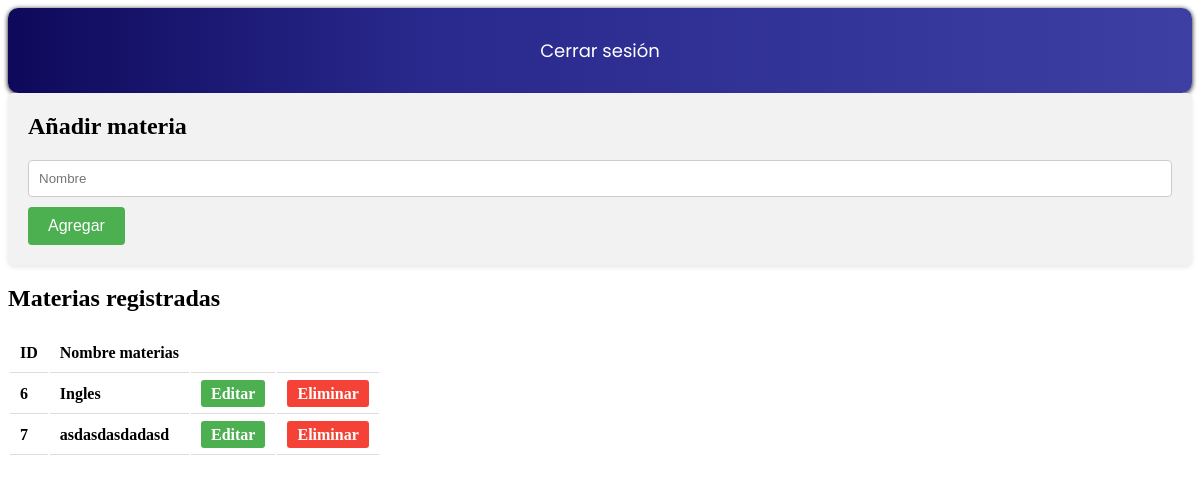
/Proyecto-notas--Juan/Materias/index_materias.php, run on the app's committed database.
### tables this page shows
CREATE TABLE `materias` (
  `ID_MATERIA` int(15) NOT NULL,
  `MATERIA` varchar(30) NOT NULL
);

### Proyecto-notas--Juan/Materias/index_materias.php (the view, shortened to what this page needs)
<?php
$con = connection();
$sql = "SELECT * FROM materias";
$query = mysqli_query($con, $sql);
?>
<!DOCTYPE html>
<html lang="es">
<head>
</head>
<body>
    <div class="navbar">
        <a class="active" href="../Inicio.php">Cerrar sesión</a>
    </div>
    <div class="users-form">
        <h1>Añadir materia</h1>
        <form action="insert_materias.php" method="POST" class="Formu">
            <input class="info" type="text" name="namema" placeholder="Nombre">
            <input class="btnA" type="submit" value="Agregar">
        </form>
    </div>
    <div class="users-table">
        <h2> Materias registradas </h2>
        <table class="tablita">
            <thead class="CamposInf">
                <tr class= "InfoCam">
                    <th>ID</th>
                    <th>Nombre materias</th>
                    <th></th>
                    <th></th>
                </tr>
            </thead>
            <tbody>
                <?php while ($row = mysqli_fetch_array($query)): ?>
                    <tr>
                        <th><?= $row['ID_MATERIA'] ?></th>
                        <th><?= $row['MATERIA'] ?></th>
                        <th><a href="updatemat.php?ID_MATERIA=<?= $row['ID_MATERIA']?>" class="users-table--edit">Editar</a></th>
                        <th><a href="delete_materias.php?ID_MATERIA=<?= $row['ID_MATERIA']?>" class="users-table--delete">Eliminar</a></th>
                    </tr>
                <?php endwhile; ?>
            </tbody>
        </table>
    </div>
</body>
</html>

### Proyecto-notas--Juan/Materias/index_materias.php (style rules this page uses)
.navbar { background: linear-gradient(90deg, rgb(14, 9, 90) 0%, rgb(41, 41, 141) 35%, rgb(62, 63, 163) 100%); box-shadow: 0 1px 5px black; overflow: hidden; display: flex; justify-content: space-around ; border-radius: 10px; padding: 15px; }
.navbar a { Font-family: 'poppins',sans-serif; float: left; display: block; text-align: center; padding: 14px 16px; text-decoration: none; font-size: large; }
.navbar a.active { color: white; }
.users-form { background-color: #f2f2f2; padding: 20px; border-radius: 5px; box-shadow: 0 2px 5px rgba(0, 0, 0, 0.1); }
h1 { font-size: 24px; margin-top: 0; }
.Formu { margin-top: 20px; }
.info { width: 100%; padding: 10px; border: 1px solid #ccc; border-radius: 4px; box-sizing: border-box; margin-bottom: 10px; }
.btnA { background-color: #4CAF50; color: white; padding: 10px 20px; border: none; border-radius: 4px; cursor: pointer; font-size: 16px; }
.users-table th, .users-table td { padding: 10px; text-align: left; border-bottom: 1px solid #ddd; }
.users-table--edit, .users-table--delete { text-decoration: none; padding: 5px 10px; border-radius: 3px; color: #fff; }
.users-table--edit { background-color: #4CAF50; }
.users-table--delete { background-color: #f44336; }

### data on the page
materias: ID_MATERIA "6", MATERIA "Ingles"
materias: ID_MATERIA "7", MATERIA "asdasdasdadasd"
